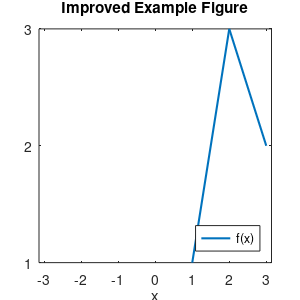

This figure's MATLAB source:
% Code to fully specify figure



% Set parameter values

width = 3;     % Width in inches
height = 3;    % Height in inches
alw = 0.75;    % AxesLineWidth
fsz = 8;      % Fontsize
lw = 1.5;      % LineWidth
msz = 8;       % MarkerSize


% Figure properties
figure(1);
pos = get(gcf, 'Position');
set(gcf, 'Position', [pos(1) pos(2) width*100, height*100]); %<- Set size
set(gca, 'FontSize', fsz, 'LineWidth', alw); %<- Set properties
plot([1,3,2],'LineWidth',lw,'MarkerSize',msz); %<- Specify plot properites
xlim([-pi pi]);
legend('f(x)', 'Location', 'SouthEast');
xlabel('x');
title('Improved Example Figure');

% Set Tick Marks
set(gca,'XTick',-3:3);
set(gca,'YTick',0:10);

% Here we preserve the size of the image when we save it.
set(gcf,'InvertHardcopy','on');
set(gcf,'PaperUnits', 'inches');
papersize = get(gcf, 'PaperSize');
left = (papersize(1)- width)/2;
bottom = (papersize(2)- height)/2;
myfiguresize = [left, bottom, width, height];
set(gcf,'PaperPosition', myfiguresize);

